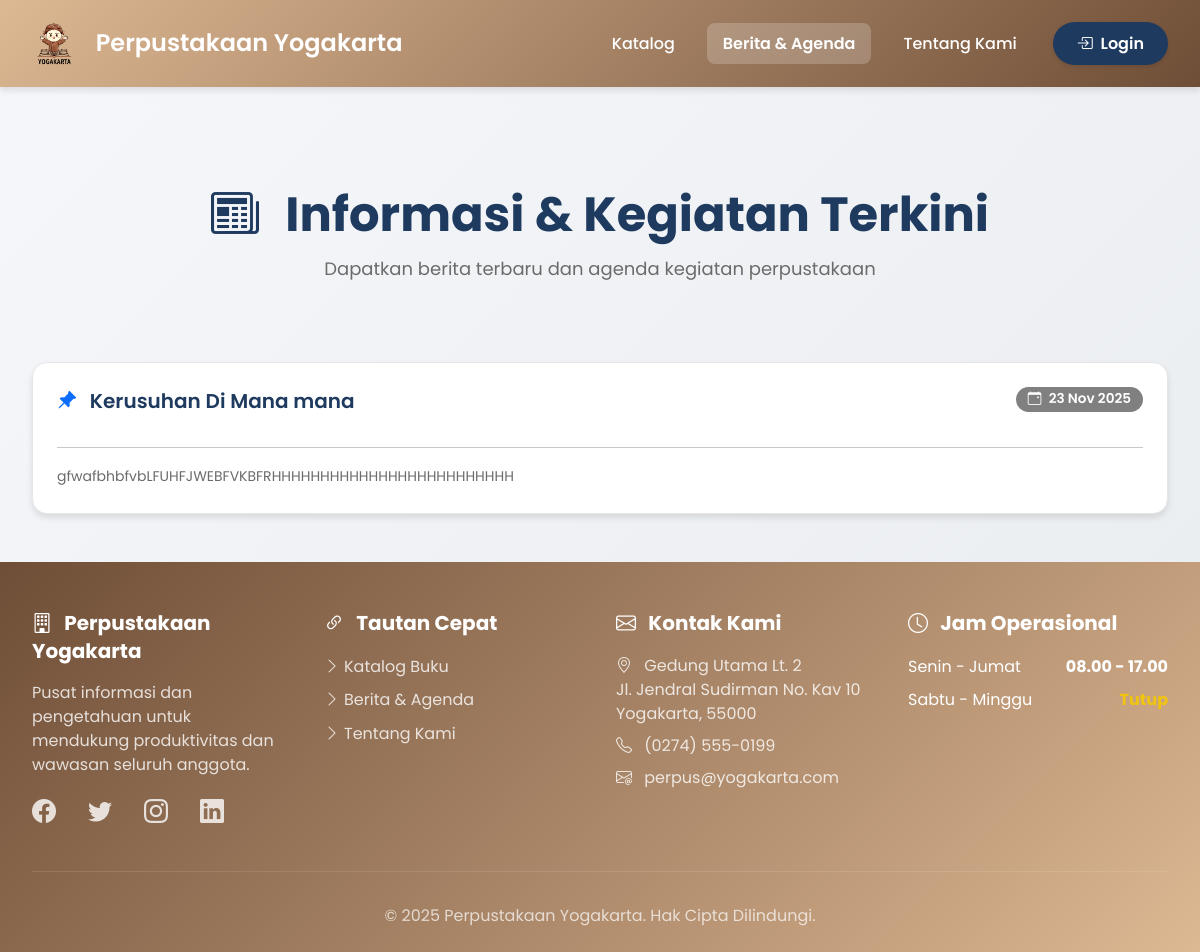
Before: /berita.php with the older database file.
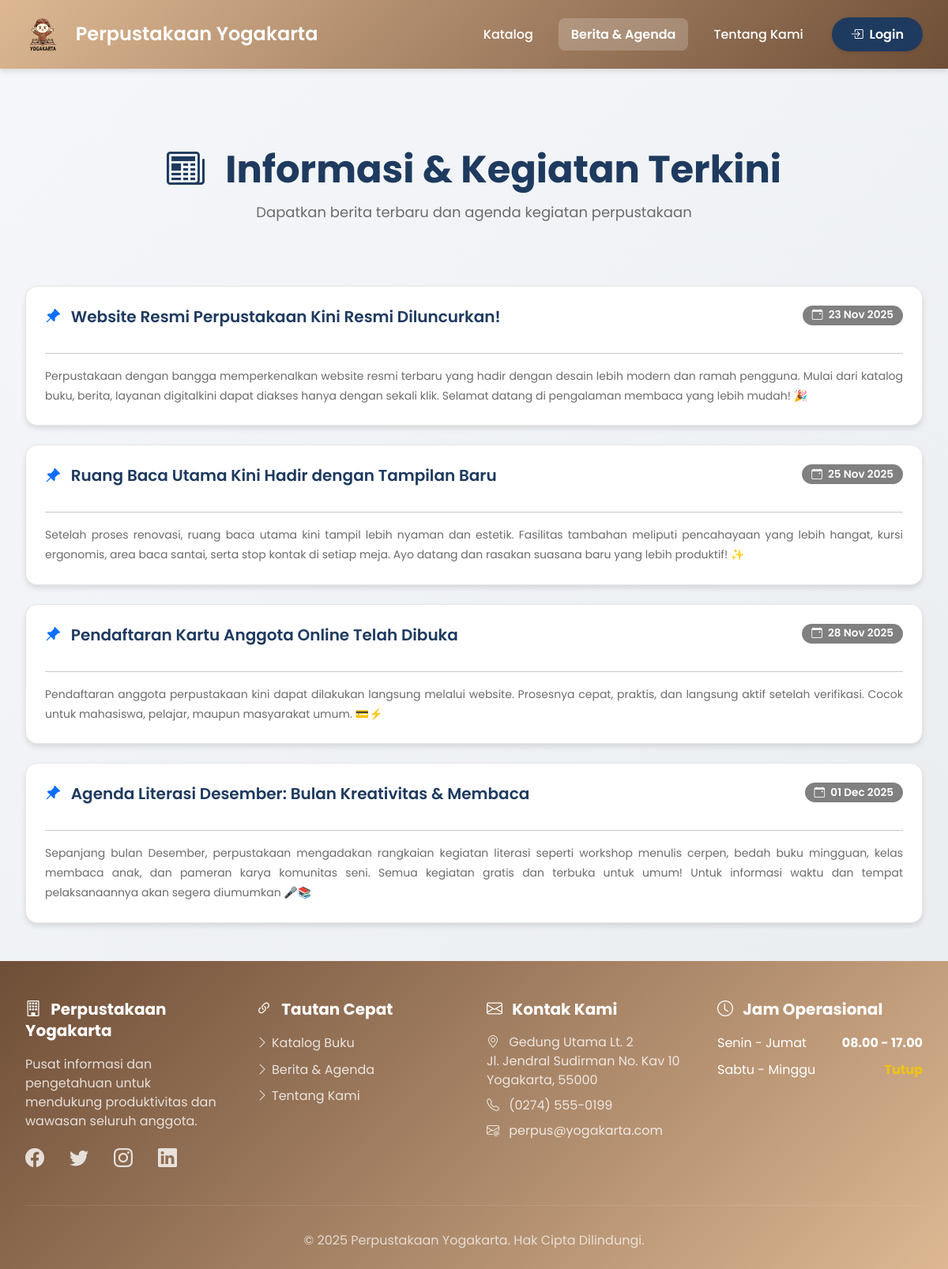
After: the same page with the newer database file.
### tables this page shows
CREATE TABLE `news` (
  `id` int(11) NOT NULL,
  `judul` varchar(200) NOT NULL,
  `isi_berita` text NOT NULL,
  `tanggal` date DEFAULT curdate(),
  `created_at` timestamp NOT NULL DEFAULT current_timestamp()
);

### berita.php (the view, shortened to what this page needs)
<?php
require_once 'config/database.php';
$berita = $pdo->query("SELECT * FROM news ORDER BY created_at DESC")->fetchAll();
?>
<!DOCTYPE html>
<html lang="id">
<head>
    <link href="https://cdn.jsdelivr.net/npm/bootstrap@5.3.0/dist/css/bootstrap.min.css" rel="stylesheet">
    <link rel="stylesheet" href="https://cdn.jsdelivr.net/npm/bootstrap-icons@1.11.0/font/bootstrap-icons.css">
    <link rel="stylesheet" href="assets/css/style.css">
</head>
<body>
    <?php include 'includes/navbar_user.php'; ?>
    <div class="container my-5">
        <div class="page-header fade-in-up">
            <h1>
                <i class="bi bi-newspaper me-3"></i>
                Informasi & Kegiatan Terkini
            </h1>
            <p>Dapatkan berita terbaru dan agenda kegiatan perpustakaan</p>
        </div>
        <?php if(count($berita) > 0): ?>
            <div class="row g-4">
                <?php foreach($berita as $row): ?>
                <div class="col-md-12 fade-in-up">
                    <div class="card">
                        <div class="card-body p-4">
                            <div class="d-flex justify-content-between align-items-start mb-3">
                                <h2 class="card-title mb-0">
                                    <i class="bi bi-pin-angle-fill text-primary me-2"></i>
                                    <?= htmlspecialchars($row['judul']) ?>
                                </h2>
                                <span class="badge bg-secondary">
                                    <i class="bi bi-calendar-event me-1"></i>
                                    <?= date('d M Y', strtotime($row['tanggal'])) ?>
                                </span>
                            </div>
                            <hr>
                            <p class="card-text" style="line-height: 1.8; text-align: justify;">
                                <?= nl2br(htmlspecialchars($row['isi_berita'])) ?>
                            </p>
                        </div>
                    </div>
                </div>
                <?php endforeach; ?>
            </div>
        <?php endif; ?>
    </div>
    <?php include 'includes/footer.php'; ?>
</body>
</html>

### includes/navbar_user.php (shortened to what this page needs)
<nav class="navbar navbar-expand-lg main-navbar fixed-top">
    <div class="container">
        <a class="navbar-brand d-flex align-items-center" href="index.php">
            <img src="assets/uploads/logo.png"
                 alt="Logo Perpustakaan"
                 class="navbar-logo"
                 onerror="this.style.display='none'">
            <span class="fw-semibold ms-2">Perpustakaan Yogakarta</span>
        </a>
        <div class="collapse navbar-collapse align-items-center" id="navbarUser">
            <ul class="navbar-nav ms-auto gap-2 align-items-center">
                <li class="nav-item">
                    <a class="nav-link <?= basename($_SERVER['PHP_SELF']) == 'index.php' ? 'active' : '' ?>"
                       href="index.php">
                        Katalog
                    </a>
                </li>
                <li class="nav-item">
                    <a class="nav-link <?= basename($_SERVER['PHP_SELF']) == 'berita.php' ? 'active' : '' ?>"
                       href="berita.php">
                        Berita &amp; Agenda
                    </a>
                </li>
                <li class="nav-item">
                    <a class="nav-link <?= basename($_SERVER['PHP_SELF']) == 'about.php' ? 'active' : '' ?>"
                       href="about.php">
                        Tentang Kami
                    </a>
                </li>
                <?php if (isset($_SESSION['user_id'])): ?>
                    <?php if ($_SESSION['role'] == 'anggota'): ?>
                        <li class="nav-item">
                            <a class="nav-link <?= basename($_SERVER['PHP_SELF']) == 'riwayat.php' ? 'active' : '' ?>"
                               href="riwayat.php">
                                Riwayat
                            </a>
                        </li>
                        <li class="nav-item">
                            <a class="nav-link <?= basename($_SERVER['PHP_SELF']) == 'profil.php' ? 'active' : '' ?>"
                               href="profil.php"
                               title="Profil Saya">
                                <i class="bi bi-person-circle" style="font-size: 1.5rem;"></i>
                            </a>
                        </li>
                    <?php elseif ($_SESSION['role'] == 'admin'): ?>
                        <li class="nav-item">
                            <a class="nav-link nav-admin-btn" href="admin/dashboard.php">
                                <i class="bi bi-speedometer2 me-2"></i>
                                Panel Admin
                            </a>
                        </li>
                    <?php endif; ?>
                    <li class="nav-item">
                        <a class="nav-link nav-logout"
                           href="logout.php"
                           onclick="return confirm('Yakin ingin logout?')">
                            <i class="bi bi-box-arrow-right me-2"></i>
                            Logout
                        </a>
                    </li>
                <?php else: ?>
                    <li class="nav-item">
                        <a class="btn btn-primary nav-login-btn ms-lg-2" href="login.php">
                            <i class="bi bi-box-arrow-in-right me-1"></i>
                            Login
                        </a>
                    </li>
                <?php endif; ?>
            </ul>
        </div>
    </div>
</nav>

### includes/footer.php (shortened to what this page needs)
<footer>
    <div class="container">
        <div class="footer-content">
            <div class="footer-section">
                <h3>
                    <i class="bi bi-building me-2"></i>
                    Perpustakaan Yogakarta
                </h3>
                <p>Pusat informasi dan pengetahuan untuk mendukung produktivitas dan wawasan seluruh anggota.</p>
                <div class="social-links mt-3">
                    <a href="#" class="me-3" title="Facebook">
                        <i class="bi bi-facebook fs-4"></i>
                    </a>
                    <a href="#" class="me-3" title="Twitter">
                        <i class="bi bi-twitter fs-4"></i>
                    </a>
                    <a href="#" class="me-3" title="Instagram">
                        <i class="bi bi-instagram fs-4"></i>
                    </a>
                    <a href="#" title="LinkedIn">
                        <i class="bi bi-linkedin fs-4"></i>
                    </a>
                </div>
            </div>
            <div class="footer-section">
                <h3>
                    <i class="bi bi-link-45deg me-2"></i>
                    Tautan Cepat
                </h3>
                <a href="index.php">
                    <i class="bi bi-chevron-right me-1"></i>Katalog Buku
                </a>
                <a href="berita.php">
                    <i class="bi bi-chevron-right me-1"></i>Berita & Agenda
                </a>
                <a href="about.php">
                    <i class="bi bi-chevron-right me-1"></i>Tentang Kami
                </a>
            </div>
            <div class="footer-section">
                <h3>
                    <i class="bi bi-envelope me-2"></i>
                    Kontak Kami
                </h3>
                <p>
                    <i class="bi bi-geo-alt me-2"></i>
                    Gedung Utama Lt. 2<br>
                    Jl. Jendral Sudirman No. Kav 10<br>
                    Yogakarta, 55000
                </p>
                <p>
                    <i class="bi bi-telephone me-2"></i>
                    (0274) 555-0199
                </p>
                <p>
                    <i class="bi bi-envelope-at me-2"></i>
                    perpus@yogakarta.com
                </p>
            </div>
            <div class="footer-section">
                <h3>
                    <i class="bi bi-clock me-2"></i>
                    Jam Operasional
                </h3>
                <div class="d-flex justify-content-between mb-2">
                    <span>Senin - Jumat</span>
                    <strong>08.00 - 17.00</strong>
                </div>
                <div class="d-flex justify-content-between">
                    <span>Sabtu - Minggu</span>
                    <strong style="color: #f1c40f;">Tutup</strong>
                </div>
            </div>
        </div>
        <div class="footer-bottom">
            <p class="mb-0">
                &copy; <?= date('Y') ?> Perpustakaan Yogakarta. Hak Cipta Dilindungi.
            </p>
        </div>
    </div>
</footer>

Changed rows visible on the page:
removed news: judul "Kerusuhan Di Mana mana", tanggal "23 Nov 2025", isi_berita "gfwafbhbfvbLFUHFJWEBFVKBFRHHHHHHHHHHHHHHHHHHHHHHHHH"
added news: judul "Website Resmi Perpustakaan Kini Resmi Diluncurkan!", tanggal "23 Nov 2025", isi_berita "Perpustakaan dengan bangga memperkenalkan website resmi terbaru yang hadir dengan desain lebih modern dan ramah pengguna. Mulai dari katalog buku, berita, layanan digitalkini dapat diakses hanya dengan sekali klik. Selamat datang di pengalaman membaca yang lebih mudah! 🎉"
added news: judul "Ruang Baca Utama Kini Hadir dengan Tampilan Baru", tanggal "25 Nov 2025", isi_berita "Setelah proses renovasi, ruang baca utama kini tampil lebih nyaman dan estetik. Fasilitas tambahan meliputi pencahayaan yang lebih hangat, kursi ergonomis, area baca santai, serta stop kontak di setiap meja. Ayo datang dan rasakan suasana baru yang lebih produktif! ✨"
added news: judul "Pendaftaran Kartu Anggota Online Telah Dibuka", tanggal "28 Nov 2025", isi_berita "Pendaftaran anggota perpustakaan kini dapat dilakukan langsung melalui website. Prosesnya cepat, praktis, dan langsung aktif setelah verifikasi. Cocok untuk mahasiswa, pelajar, maupun masyarakat umum. 💳⚡"
added news: judul "Agenda Literasi Desember: Bulan Kreativitas & Membaca", tanggal "01 Dec 2025", isi_berita "Sepanjang bulan Desember, perpustakaan mengadakan rangkaian kegiatan literasi seperti workshop menulis cerpen, bedah buku mingguan, kelas membaca anak, dan pameran karya komunitas seni. Semua kegiatan gratis dan terbuka untuk umum! Untuk informasi waktu dan tempat pelaksanaannya akan segera diumumkan 🎤📚"
